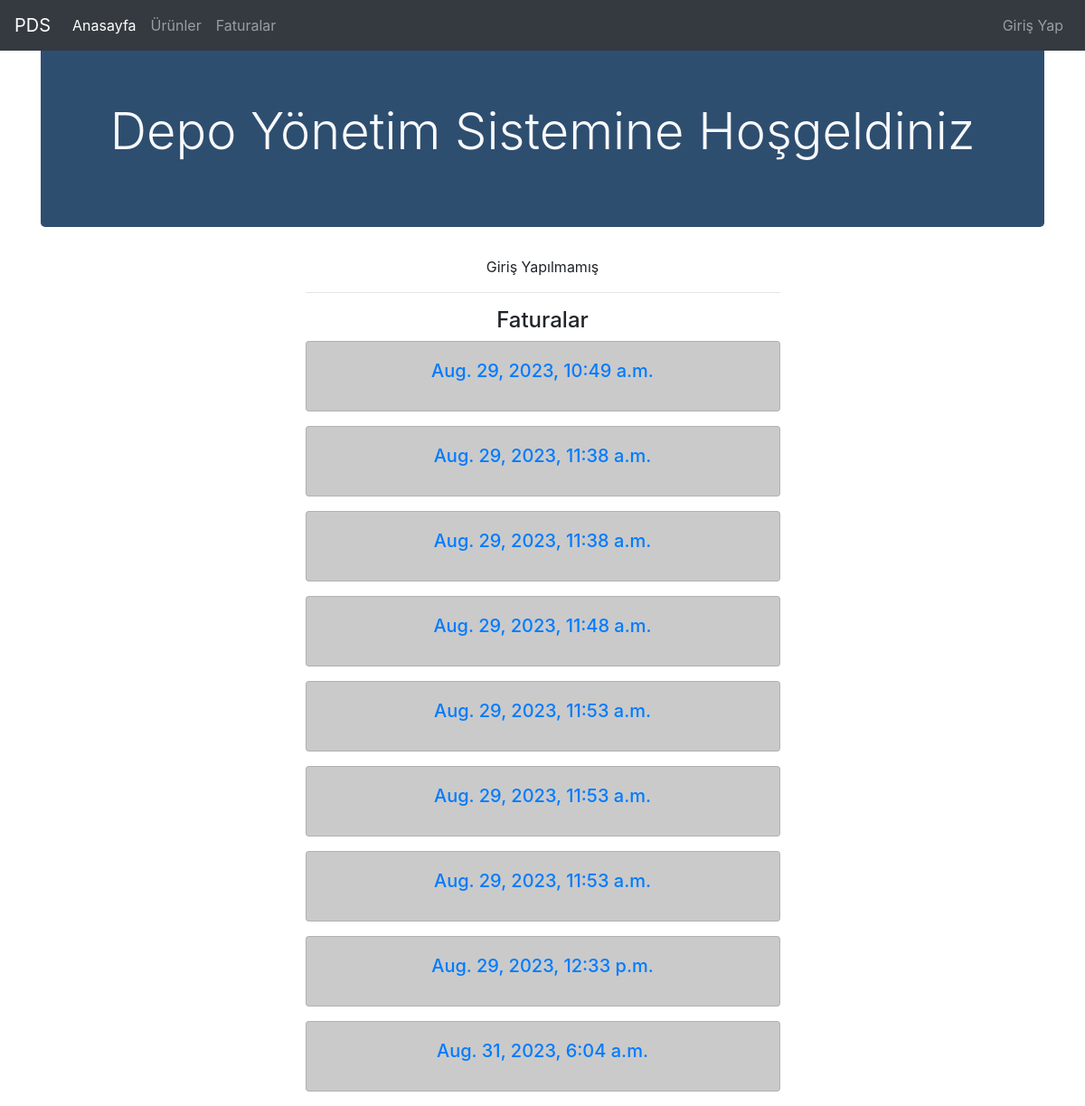
Page /faturalar/ on the committed database.
### products/models.py (models this page shows)
class Fatura(models.Model):
    urun = models.ForeignKey(Urun, on_delete=models.CASCADE)
    fiyat = models.FloatField()
    created_at = models.DateTimeField(auto_now_add=True)
    updated_at = models.DateTimeField(auto_now=True)

### products/views.py (the view)
# urls.py: path("faturalar/", vws.faturalar, name="faturalar"),
def faturalar(request):
    faturalar = Fatura.objects.all()
    context = {
        "faturalar":faturalar
    }
    return render(request, "faturalar.html", context)

### templates/faturalar.html (shortened to what this page needs)
{% extends "layout.html" %}
{% block body %}
<div class="jumbotron text-center text-light" style = "background-color: #2e4e70;">
    <h1 class="display-4">Depo Yönetim Sistemine Hoşgeldiniz</h1>
</div>
<div class="container">
    <div class="row">
        <div class="col-md-6 offset-md-3">
            <p class="text-center">
                {% if request.user.is_authenticated %}
                    Giriş Yapılmış: {{ request.user.username }}
                {% else %}
                    Giriş Yapılmamış
                {% endif %}
            </p>
            {% if faturalar %}
                <hr>
                <h4 class="text-center">Faturalar</h4>
                {% for fatura in faturalar %}
                    <div class="card mb-3" style = "background-color: rgb(202, 202, 202);">
                        <div class="card-body text-center">
                            <h5 class="card-title"><a href="/faturalar/{{ fatura.id }}">{{ fatura.created_at }}</a></h5>
                        </div>
                    </div>
                {% endfor %}
            {% else %}
                <hr>
                <div class="jumbotron text-center">
                    <p>Henüz bir ürün bulunmamaktadır.</p>
                </div>
            {% endif %}
        </div>
    </div>
</div>
{% endblock body %}

### rows in the picture
Fatura: created_at "Aug. 29, 2023, 10:49 a.m."
Fatura: created_at "Aug. 29, 2023, 11:38 a.m."
Fatura: created_at "Aug. 29, 2023, 11:38 a.m."
Fatura: created_at "Aug. 29, 2023, 11:48 a.m."
Fatura: created_at "Aug. 29, 2023, 11:53 a.m."
Fatura: created_at "Aug. 29, 2023, 11:53 a.m."
Fatura: created_at "Aug. 29, 2023, 11:53 a.m."
Fatura: created_at "Aug. 29, 2023, 12:33 p.m."
Fatura: created_at "Aug. 31, 2023, 6:04 a.m."
